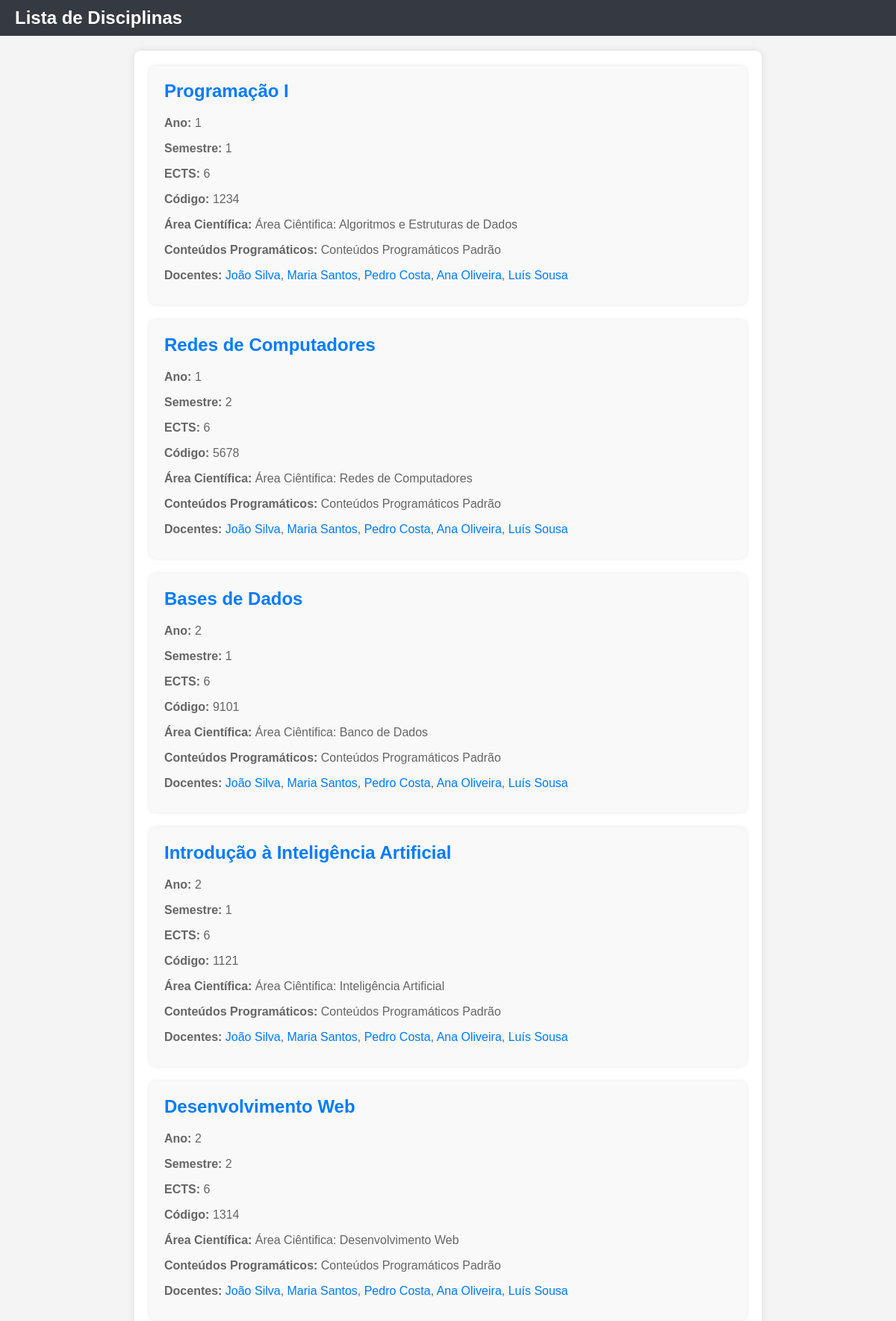
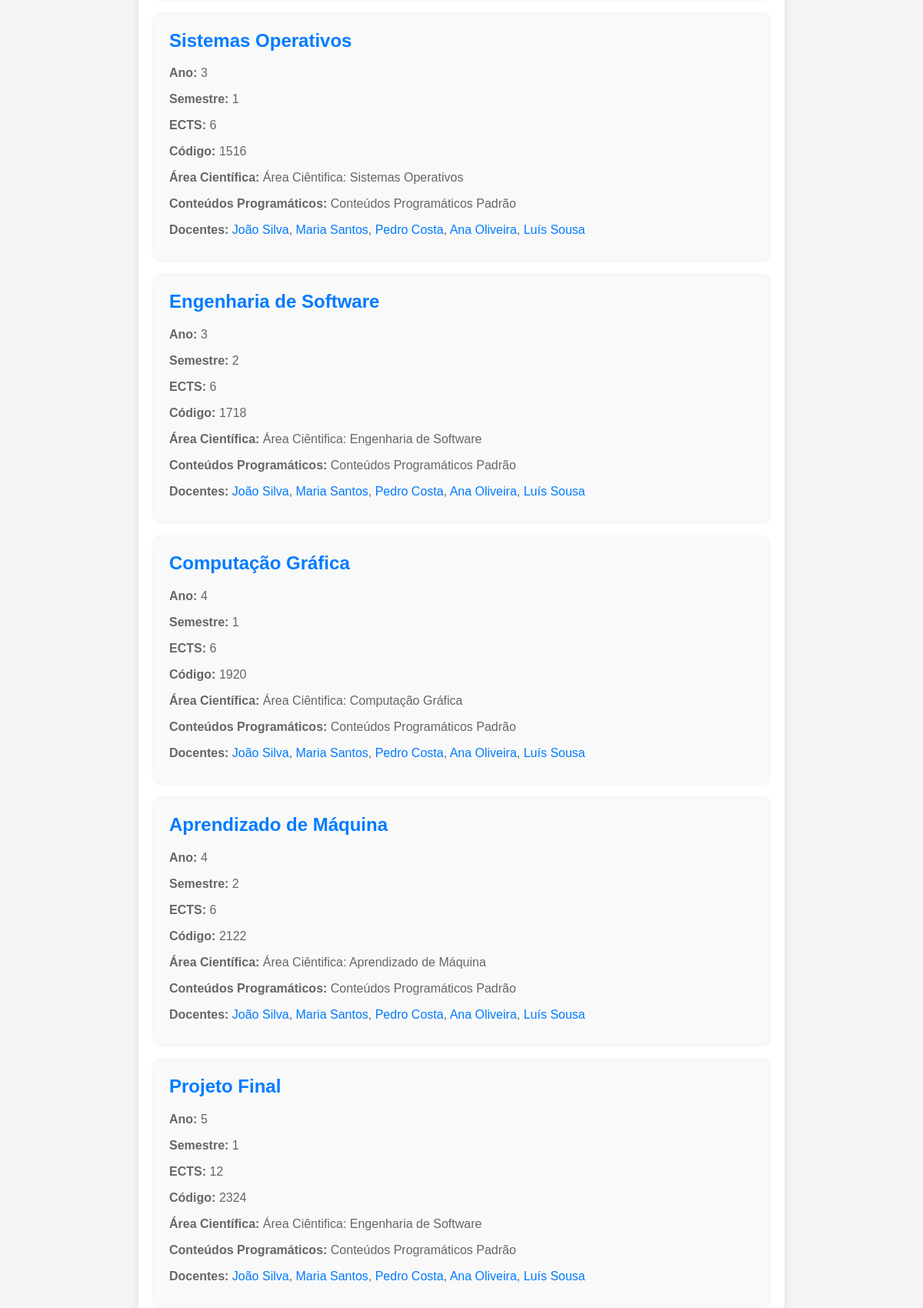
Screenshot of /cursoLEI/lista_disciplina/ (upper part) with the database file from the repository (2 pictures, top to bottom).
### cursoLEI/models.py (models this page shows, shortened)
class Disciplina(models.Model):
    nome = models.CharField(max_length=100)
    ano = models.IntegerField()
    semestre = models.IntegerField()
    ects = models.IntegerField()
    code = models.IntegerField()
    conteudos = models.CharField(max_length=500, default='Conteúdos Programáticos Padrão')
    area_cientifica = models.ForeignKey('Area_Cientifica', on_delete=models.CASCADE)

class Area_Cientifica(models.Model):
    nome = models.CharField(max_length=100)
    def __str__(self):
        return f'Área Ciêntifica: {self.nome}'

class Docente(models.Model):
    nome = models.CharField(max_length=100)
    disciplina = models.ManyToManyField(Disciplina)

### cursoLEI/views.py (the view)
# urls.py: path('lista_disciplina/', views.lista_disciplina_view, name='lista_disciplina'),
def lista_disciplina_view(request):
    disciplinas = Disciplina.objects.all()
    docentes = Docente.objects.all()
    return render(request, 'cursoLEI/lista_disciplina.html', {'disciplinas': disciplinas, 'docentes': docentes})

### cursoLEI/templates/cursoLEI/lista_disciplina.html (shortened to what this page needs)
<!DOCTYPE html>
<html lang="pt">
<head>
</head>
<body>
    <div class="header">
        <h1>Lista de Disciplinas</h1>
    </div>
    <div class="container">
        {% for disciplina in disciplinas %}
        <div class="curso">
            <h2><a href="{% url 'cursoLEI:disciplina_lista' disciplina.nome %}" class="curso-a">{{ disciplina.nome }}</a></h2>
            <p><strong>Ano:</strong> {{ disciplina.ano }}</p>
            <p><strong>Semestre:</strong> {{ disciplina.semestre }}</p>
            <p><strong>ECTS:</strong> {{ disciplina.ects }}</p>
            <p><strong>Código:</strong> {{ disciplina.code }}</p>
            <p><strong>Área Científica:</strong> {{ disciplina.area_cientifica }}</p>
            <p><strong>Conteúdos Programáticos:</strong> {{ disciplina.conteudos }}</p>
            <p><strong>Docentes:</strong>
            {% for docente in docentes %}
                    <a href="{% url 'cursoLEI:docente' docente.id %}" class="curso-a">{{ docente.nome }}</a>{% if not forloop.last %}, {% endif %}
            {% endfor %}</p>
        </div>
        {% endfor %}
    </div>
</body>
</html>

### cursoLEI/templates/cursoLEI/lista_disciplina.html (style rules this page uses)
body { font-family: Arial, sans-serif; margin: 0; padding: 0; background-color: #f4f4f4; }
.header { background-color: #343a40; color: #fff; padding: 10px 20px; display: flex; justify-content: space-between; align-items: center; }
.header h1 { margin: 0; font-size: 24px; }
.container { max-width: 800px; margin: 20px auto; padding: 20px; background-color: #fff; border-radius: 8px; box-shadow: 0 0 10px rgba(0, 0, 0, 0.1); }
.curso { margin-bottom: 20px; padding: 20px; border-radius: 8px; background-color: #f9f9f9; box-shadow: 0 0 5px rgba(0, 0, 0, 0.1); position: relative; }
.curso h2 { margin-top: 0; color: #333; }
.curso p { margin-bottom: 10px; color: #666; }
.curso-a { text-decoration: none; color: #007bff; }

### rows the page displays
Disciplina: nome "Programação I", ano "1", semestre "1", ects "6", code "1234", area_cientifica "Área Ciêntifica: Algoritmos e Estruturas de Dados", conteudos "Conteúdos Programáticos Padrão"
Docente: nome "João Silva"
Docente: nome "Maria Santos"
Docente: nome "Pedro Costa"
Docente: nome "Ana Oliveira"
Docente: nome "Luís Sousa"
Disciplina: nome "Redes de Computadores", ano "1", semestre "2", ects "6", code "5678", area_cientifica "Área Ciêntifica: Redes de Computadores", conteudos "Conteúdos Programáticos Padrão"
Disciplina: nome "Bases de Dados", ano "2", semestre "1", ects "6", code "9101", area_cientifica "Área Ciêntifica: Banco de Dados", conteudos "Conteúdos Programáticos Padrão"
Disciplina: nome "Introdução à Inteligência Artificial", ano "2", semestre "1", ects "6", code "1121", area_cientifica "Área Ciêntifica: Inteligência Artificial", conteudos "Conteúdos Programáticos Padrão"
Disciplina: nome "Desenvolvimento Web", ano "2", semestre "2", ects "6", code "1314", area_cientifica "Área Ciêntifica: Desenvolvimento Web", conteudos "Conteúdos Programáticos Padrão"
Disciplina: nome "Sistemas Operativos", ano "3", semestre "1", ects "6", code "1516", area_cientifica "Área Ciêntifica: Sistemas Operativos", conteudos "Conteúdos Programáticos Padrão"
Disciplina: nome "Engenharia de Software", ano "3", semestre "2", ects "6", code "1718", area_cientifica "Área Ciêntifica: Engenharia de Software", conteudos "Conteúdos Programáticos Padrão"
Disciplina: nome "Computação Gráfica", ano "4", semestre "1", ects "6", code "1920", area_cientifica "Área Ciêntifica: Computação Gráfica", conteudos "Conteúdos Programáticos Padrão"
Disciplina: nome "Aprendizado de Máquina", ano "4", semestre "2", ects "6", code "2122", area_cientifica "Área Ciêntifica: Aprendizado de Máquina", conteudos "Conteúdos Programáticos Padrão"
Disciplina: nome "Projeto Final", ano "5", semestre "1", ects "12", code "2324", area_cientifica "Área Ciêntifica: Engenharia de Software", conteudos "Conteúdos Programáticos Padrão"
